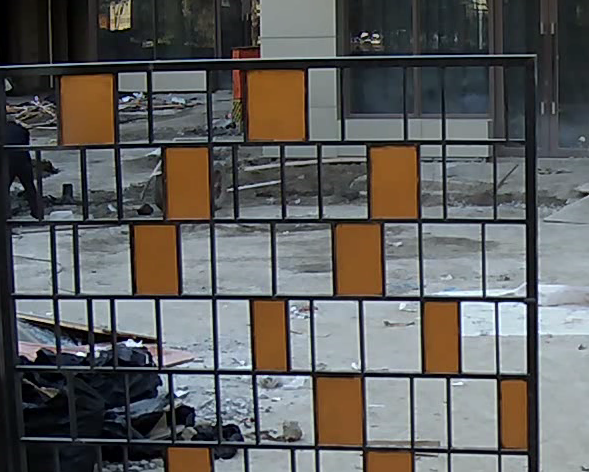
#> input picture blur/454.png, 589 x 472 px, found by its file name
$ python sobel.py   (older library calls are emulated)
#> lines starting #> are read from the running program, lines starting #| are printed output that depends on the picture

import cv2
import numpy as np

img = cv2.imread("454.png", 0)
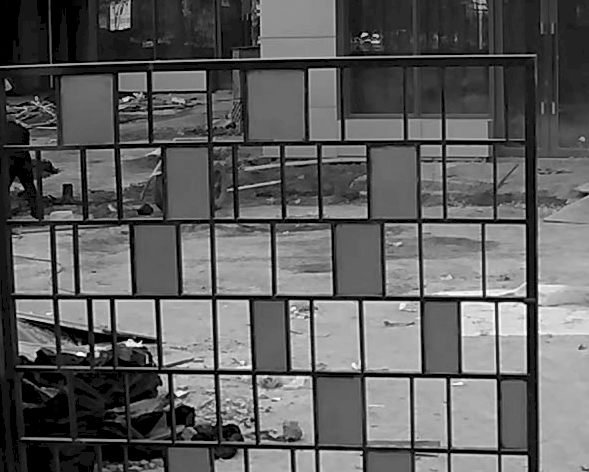
#> img: shape (472, 589); min 0, max 254, mean 93.9

x = cv2.Sobel(img,cv2.CV_16S,1,0)
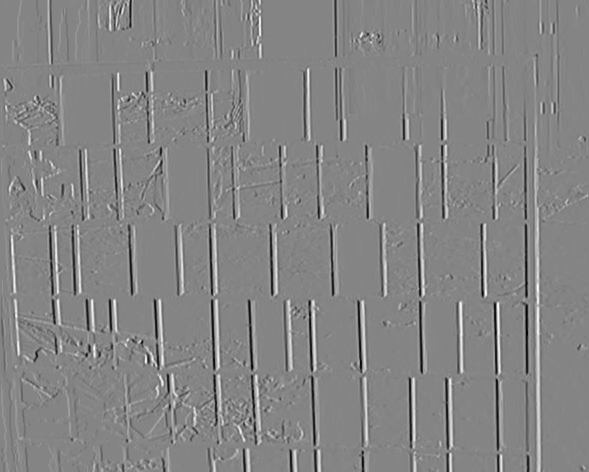
#> x: shape (472, 589) int16; min -847, max 779, mean 1.4; drawn with min black and max white
y = cv2.Sobel(img,cv2.CV_16S,0,1)
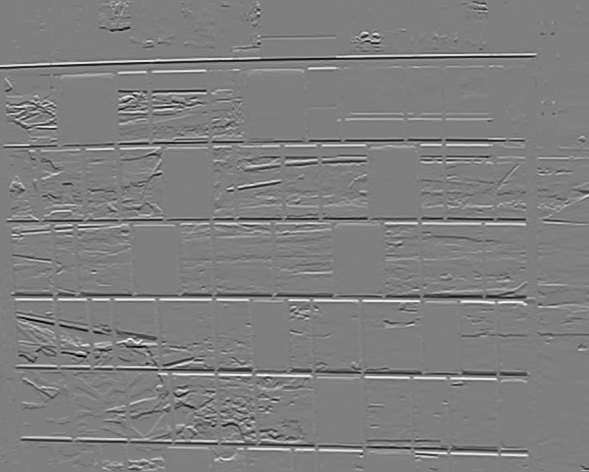
#> y: shape (472, 589) int16; min -868, max 871, mean 1; drawn with min black and max white

absX = cv2.convertScaleAbs(x)   # 转回uint8
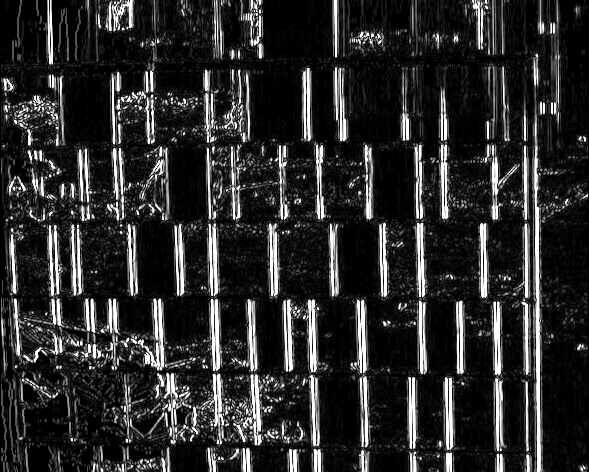
#> absX: shape (472, 589); min 0, max 255, mean 43.7
absY = cv2.convertScaleAbs(y)
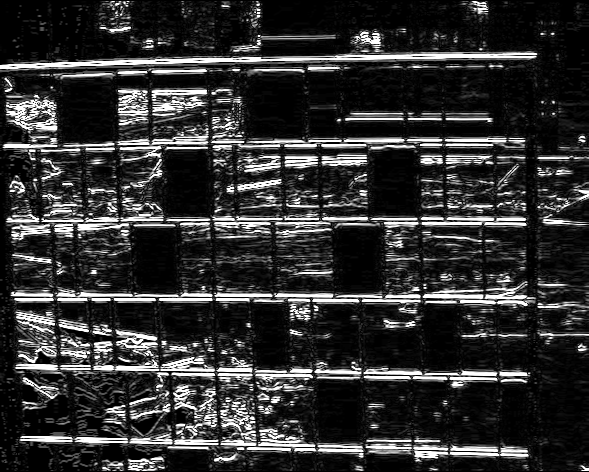
#> absY: shape (472, 589); min 0, max 255, mean 49.4

dst = cv2.addWeighted(absX,0.5,absY,0.5,0)
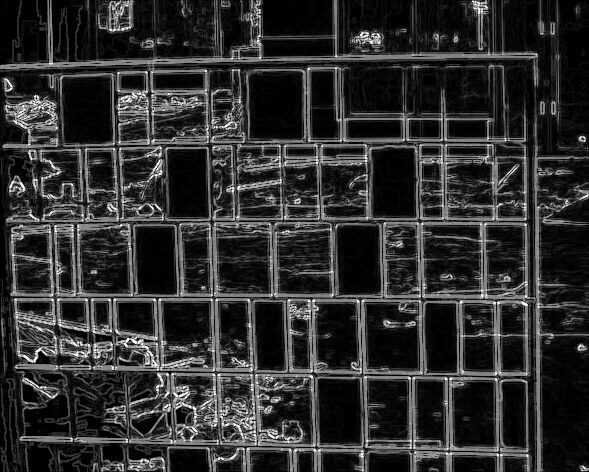
#> dst: shape (472, 589); min 0, max 255, mean 46.6

cv2.imshow("absX", absX)
cv2.imshow("absY", absY)

cv2.imshow("Result", dst)

cv2.waitKey(0)
cv2.destroyAllWindows()
cv2.imwrite('454_sobel.png',dst)
